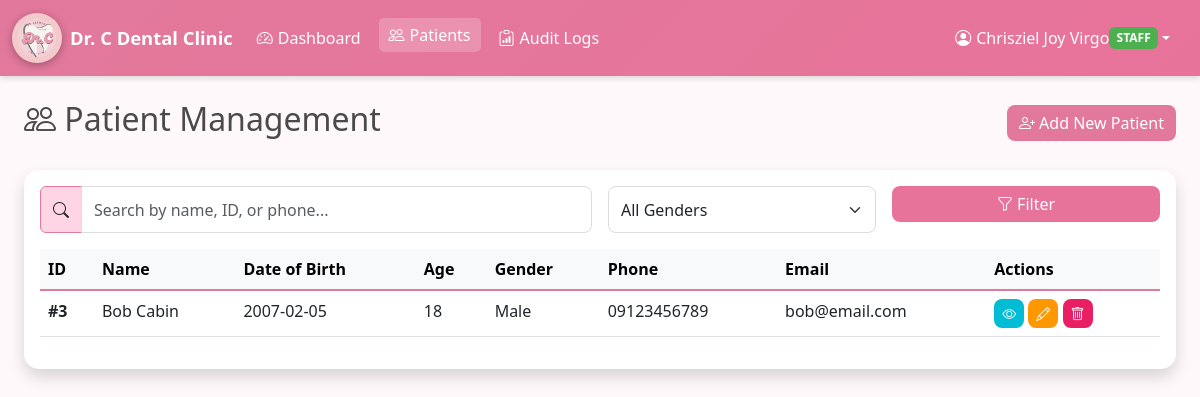
/patients (signed in), run on the app's committed database.
### tables this page shows
CREATE TABLE users (
            id INTEGER PRIMARY KEY AUTOINCREMENT,
            username TEXT UNIQUE NOT NULL,
            password_hash TEXT NOT NULL,
            full_name TEXT,
            email TEXT,
            role TEXT NOT NULL CHECK(role IN ('manager','staff','dentist','admin')),
            is_active INTEGER DEFAULT 1,
            created_at TIMESTAMP DEFAULT CURRENT_TIMESTAMP
        );

CREATE TABLE patients (
            id INTEGER PRIMARY KEY AUTOINCREMENT,
            first_name TEXT NOT NULL,
            last_name TEXT NOT NULL,
            date_of_birth TEXT,
            gender TEXT,
            phone TEXT,
            email TEXT,
            address TEXT,
            emergency_contact_name TEXT,
            emergency_contact_phone TEXT,
            medical_history TEXT,
            allergies TEXT,
            existing_condition TEXT,
            dentist_notes TEXT,
            created_by INTEGER,
            assigned_dentist TEXT,
            created_at TIMESTAMP DEFAULT CURRENT_TIMESTAMP,
            updated_at TIMESTAMP DEFAULT CURRENT_TIMESTAMP
        );

### app.py (the view)
@app.route("/patients")
@login_required
def patients():
    search = request.args.get("search", "")
    gender = request.args.get("gender", "")
    with get_db_connection() as conn:
        query = "SELECT * FROM patients WHERE 1=1"
        params = []
        if search:
            query += " AND (first_name LIKE ? OR last_name LIKE ? OR phone LIKE ? OR CAST(id AS TEXT) LIKE ?)"
            search_param = f"%{search}%"
            params.extend([search_param, search_param, search_param, search_param])
        if gender:
            query += " AND gender = ?"
            params.append(gender)
        query += " ORDER BY id DESC"
        patients = conn.execute(query, params).fetchall()
    patients_list = []
    for p in patients:
        patient_dict = dict(p)
        patient_dict['age'] = calculate_age(patient_dict.get('date_of_birth'))
        patients_list.append(patient_dict)
    return render_template("patients.html", patients=patients_list, search=search, gender=gender)

### app.py (called while the page is built)
@login_manager.user_loader
def load_user(user_id: str) -> Optional[User]:
    return User.get_by_id(int(user_id))

### models.py (called while the page is built)
def get_db_connection() -> sqlite3.Connection:
    conn = sqlite3.connect(Config.DATABASE_NAME)
    conn.row_factory = sqlite3.Row
    return conn

    @property
    def is_active(self) -> bool:
        return bool(self.is_active_flag)

    def is_manager(self) -> bool:
        return self.role == "manager"

    def is_staff(self) -> bool:
        return self.role == "staff"

    def is_dentist(self) -> bool:
        return self.role == "dentist"

    @staticmethod
    def get_by_id(user_id: int) -> Optional["User"]:
        with get_db_connection() as conn:
            row = conn.execute("SELECT * FROM users WHERE id = ?", (user_id,)).fetchone()
        if row:
            return User(
                int(row["id"]),
                str(row["username"]),
                str(row["password_hash"]),
                str(row["role"]),
                str(row["full_name"]) if row["full_name"] else None,
                str(row["email"]) if row["email"] else None,
                int(row["is_active"]),
            )
        return None

### utils.py (called while the page is built)
def calculate_age(date_of_birth: str):
    if not date_of_birth:
        return None
    try:
        from datetime import datetime
        dob = datetime.strptime(date_of_birth, '%Y-%m-%d')
        today = datetime.today()
        age = today.year - dob.year - ((today.month, today.day) < (dob.month, dob.day))
        return age
    except (ValueError, AttributeError):
        return None

### templates/patients.html (shortened to what this page needs)
{% extends "base.html" %}
{% block content %}
<div class="container-fluid">
    <div class="d-flex justify-content-between align-items-center mb-4">
        <h2><i class="bi bi-people"></i> Patient Management</h2>
        <a href="{{ url_for('add_patient') }}" class="btn btn-primary">
            <i class="bi bi-person-plus"></i> Add New Patient
        </a>
    </div>
    <div class="card shadow">
        <div class="card-body">
            <form method="GET" class="mb-3">
                <div class="row g-3">
                    <div class="col-md-6">
                        <div class="input-group">
                            <span class="input-group-text"><i class="bi bi-search"></i></span>
                            <input type="text" class="form-control" name="search" placeholder="Search by name, ID, or phone..." value="{{ search }}">
                        </div>
                    </div>
                    <div class="col-md-3">
                        <select class="form-select" name="gender">
                            <option value="">All Genders</option>
                        </select>
                    </div>
                    <div class="col-md-3">
                        <div class="btn-group w-100" role="group">
                            <button class="btn btn-outline-primary" type="submit">
                                <i class="bi bi-funnel"></i> Filter
                            </button>
                        </div>
                    </div>
                </div>
            </form>
            <div class="table-responsive">
                <table class="table table-hover">
                    <thead class="table-light">
                        <tr>
                            <th>ID</th>
                            <th>Name</th>
                            <th>Date of Birth</th>
                            <th>Age</th>
                            <th>Gender</th>
                            <th>Phone</th>
                            <th>Email</th>
                            <th>Actions</th>
                        </tr>
                    </thead>
                    <tbody>
                        {% for patient in patients %}
                        <tr>
                            <td><strong>#{{ patient.id }}</strong></td>
                            <td>{{ patient.first_name }} {{ patient.last_name }}</td>
                            <td>{{ patient.date_of_birth or 'N/A' }}</td>
                            <td>{{ patient.age or 'N/A' }}</td>
                            <td>{{ patient.gender or 'N/A' }}</td>
                            <td>{{ patient.phone or 'N/A' }}</td>
                            <td>{{ patient.email or 'N/A' }}</td>
                            <td class="text-nowrap">
                                <a href="{{ url_for('view_patient', patient_id=patient.id) }}" class="btn btn-sm btn-info" title="View">
                                    <i class="bi bi-eye"></i>
                                </a>
                                <a href="{{ url_for('edit_patient', patient_id=patient.id) }}" class="btn btn-sm btn-warning" title="Edit">
                                    <i class="bi bi-pencil"></i>
                                </a>
                                {% if current_user.is_manager() or current_user.is_dentist() %}
                                <form action="{{ url_for('delete_patient', patient_id=patient.id) }}" method="POST" style="display:inline;">
                                    <input type="hidden" name="csrf_token" value="{{ csrf_token() }}">
                                    <button type="submit" class="btn btn-sm btn-danger" title="Delete" onclick="return confirm('Delete patient {{ patient.first_name }} {{ patient.last_name }}?')">
                                        <i class="bi bi-trash"></i>
                                    </button>
                                </form>
                                {% elif current_user.is_staff() %}
                                <form action="{{ url_for('request_delete_patient', patient_id=patient.id) }}" method="POST" style="display:inline;">
                                    <button type="submit" class="btn btn-sm btn-danger" title="Request Delete">
                                        <i class="bi bi-trash"></i>
                                    </button>
                                </form>
                                {% endif %}
                            </td>
                        </tr>
                        {% endfor %}
                    </tbody>
                </table>
            </div>
        </div>
    </div>
</div>
{% endblock %}

### templates/base.html (shortened to what this page needs)
<!DOCTYPE html>
<html lang="en">
<head>
    <link href="https://cdn.jsdelivr.net/npm/bootstrap@5.3.0/dist/css/bootstrap.min.css" rel="stylesheet">
    <link rel="stylesheet" href="https://cdn.jsdelivr.net/npm/bootstrap-icons@1.11.0/font/bootstrap-icons.css">
    <link rel="stylesheet" href="{{ url_for('static', filename='css/style.css') }}">
</head>
<body>
    {% if current_user.is_authenticated %}
    <nav class="navbar navbar-expand-lg navbar-dark bg-primary">
        <div class="container-fluid">
            <a class="navbar-brand d-flex align-items-center" href="{{ url_for('dashboard') }}">
                <img src="{{ url_for('static', filename='images/dental_logo_dashboard.png') }}"
                     alt="Dental Logo" class="navbar-logo me-2">
                <span>Dr. C Dental Clinic</span>
            </a>
            <div class="collapse navbar-collapse" id="navbarNav">
                <ul class="navbar-nav me-auto">
                    <li class="nav-item">
                        <a class="nav-link {% if request.endpoint == 'dashboard' %}active{% endif %}" href="{{ url_for('dashboard') }}">
                            <i class="bi bi-speedometer2"></i> Dashboard
                        </a>
                    </li>
                    <li class="nav-item">
                        <a class="nav-link {% if request.endpoint in ['patients', 'add_patient', 'edit_patient', 'view_patient'] %}active{% endif %}" href="{{ url_for('patients') }}">
                            <i class="bi bi-people"></i> Patients
                        </a>
                    </li>
                    <li class="nav-item">
                        <a class="nav-link {% if request.endpoint == 'audit_logs' %}active{% endif %}" href="{{ url_for('audit_logs') }}">
                            <i class="bi bi-clipboard-data"></i> Audit Logs
                        </a>
                    </li>
                </ul>
                <ul class="navbar-nav">
                    <li class="nav-item dropdown">
                        <a class="nav-link dropdown-toggle" href="#" id="userDropdown" role="button" data-bs-toggle="dropdown">
                            <i class="bi bi-person-circle"></i> {{ current_user.full_name }}
                            <span class="badge bg-role">{{ current_user.role|upper }}</span>
                        </a>
                    </li>
                </ul>
            </div>
        </div>
    </nav>
    {% endif %}
    <div class="{% if current_user.is_authenticated %}container-fluid mt-4{% endif %}">
        {% block content %}{% endblock %}
    </div>
</body>
</html>

### static/css/style.css (style rules this page uses)
:root { --primary-color: #e2799c; --secondary-color: #e8739a; --accent-color: #ffd4e5; --background-color: #fff8fb; --text-color: #4a4a4a; --light-shadow: rgba(116, 106, 106, 0.1); --pink-hover: #c23d6a; }
body { font-family: 'Segoe UI', Tahoma, Geneva, Verdana, sans-serif; background-color: var(--background-color); color: var(--text-color); margin: 0; min-height: 100vh; overflow-x: hidden; }
.form-control, .form-select { border-radius: 8px; border: 1px solid #ddd; padding: 0.65rem 0.75rem; transition: all 0.3s ease; }
.input-group-text { background-color: var(--accent-color); border: 1px solid var(--primary-color); }
.btn { background-color: var(--secondary-color); border: none; border-radius: 8px; color: white; transition: all 0.3s ease; }
.btn-primary { background-color: var(--primary-color); }
.btn-warning { background-color: #ff9800; }
.btn-info { background-color: #00bcd4; }
.btn-danger { background-color: #e91e63; }
.navbar { background: linear-gradient(135deg, var(--primary-color), var(--secondary-color)) !important; box-shadow: 0 2px 6px rgba(0, 0, 0, 0.15); }
.navbar-brand { font-weight: 700; font-size: 1.15rem; display: flex; align-items: center; color: white !important; }
.navbar-brand img { height: 50px; width: 50px; margin-right: 10px; border-radius: 50%; object-fit: contain; background-color: rgba(245, 210, 210, 0.9); box-shadow: 0 2px 8px rgba(0, 0, 0, 0.3); padding: 3px; }
.navbar-nav .nav-link { color: #ffffff !important; font-weight: 500; margin-right: 10px; display: flex; align-items: center; }
.navbar-nav .nav-link i { margin-right: 5px; }
.navbar-nav .nav-link.active { background-color: rgba(255, 255, 255, 0.2); border-radius: 5px; padding: 5px 10px; }
.navbar .dropdown-toggle { color: #fff !important; }
.card { border: none; border-radius: 15px; box-shadow: 0 3px 10px rgba(0, 0, 0, 0.1); }
.bg-role { background-color: #4caf50; color: white; }
.table { color: var(--text-color); }
.table thead { background-color: #f8f9fa; }
.badge { padding: 0.4em 0.6em; border-radius: 6px; }
.table thead.table-light { background-color: #f8f9fa; border-bottom: 2px solid var(--primary-color); }

### data on the page
users: full_name "Chrisziel Joy Virgo", role "STAFF"
patients: id "3", first_name "Bob", last_name "Cabin", date_of_birth "2007-02-05", age "18", gender "Male", phone "09123456789", email "bob@email.com"
